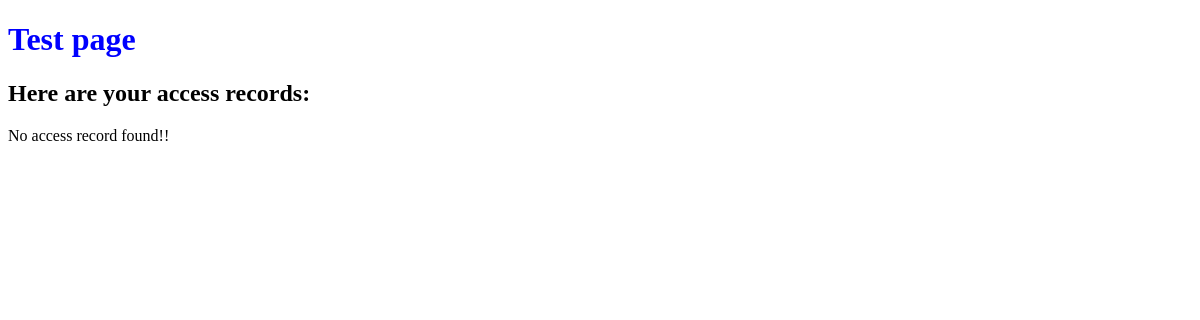
Before: / with the older database file.
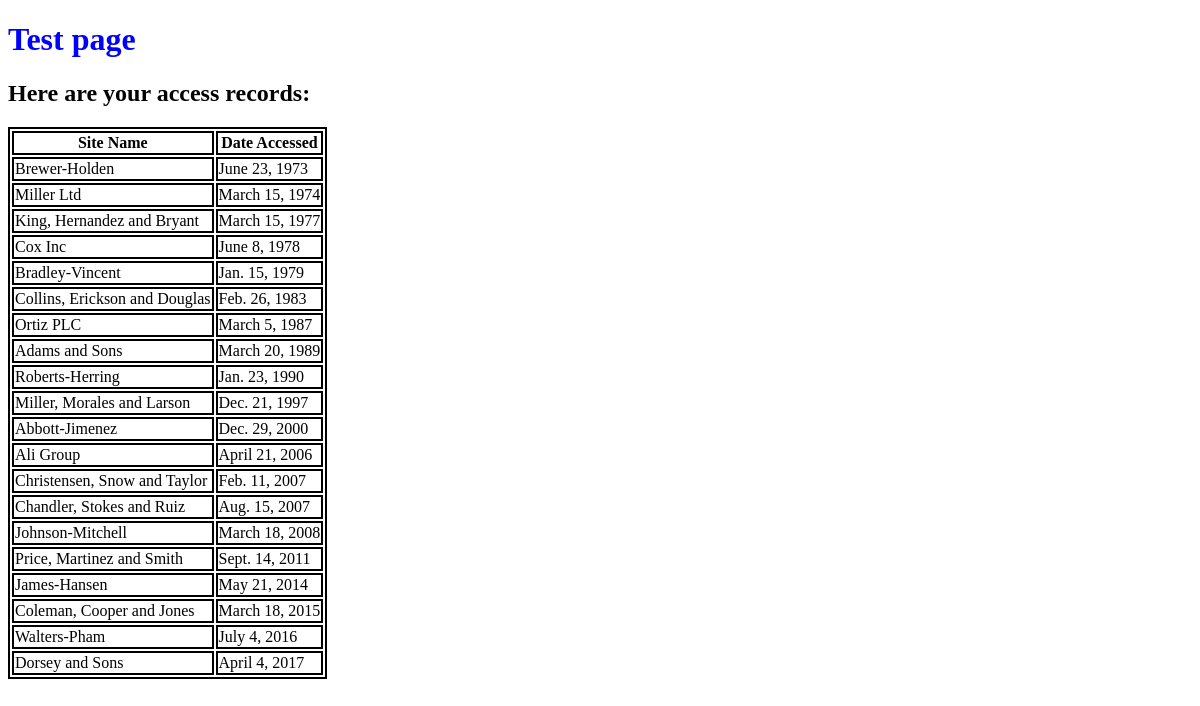
After: the same page with the newer database file.
### first_app/models.py (models this page shows, shortened)
class AccessRecord(models.Model):
    name = models.ForeignKey(Webpage, on_delete=models.DO_NOTHING,)
    date = models.DateField()

class Webpage(models.Model):
    topic = models.ForeignKey(Topic, on_delete=models.DO_NOTHING,)
    name = models.CharField(max_length=264,unique=True)
    url = models.URLField(unique=True)
    def __str__(self):
        return self.name

### first_app/views.py (the view)
# urls.py: url(r'^$', views.index, name = 'index'),
def index(request):
    webpages_list = AccessRecord.objects.order_by('date')
    date_dict = {"access_records":webpages_list}
    return render(request,'first_app/index.html',date_dict)

### templates/first_app/index.html (shortened to what this page needs)
<!DOCTYPE html>
{% load staticfiles %}
<html>
  <head>
    <link rel="stylesheet" href="{% static "css/mystyle.css" %}"/>
  </head>
  <body>
    <h1>Test page</h1>
    <h2>Here are your access records:</h2>
    <div class="djangotwo">
      {% if access_records %}
      <table>
        <thead>
          <th>Site Name</th>
          <th>Date Accessed</th>
        </thead>
        {% for acc in access_records%}
        <tr>
          <td>{{acc.name}}</td>
          <td>{{acc.date}}</td>
        </tr>
        {% endfor %}
      </table>
      {% else %}
      <p> No access record found!! </p>
      {% endif %}
    </div>
  </body>
</html>

### static/css/mystyle.css (style rules this page uses)
h1 { color: blue; }
table, th, td { border: 2px solid black; }

Changed rows visible on the page:
added AccessRecord: name "Brewer-Holden", date "June 23, 1973"
added AccessRecord: name "Miller Ltd", date "March 15, 1974"
added AccessRecord: name "King, Hernandez and Bryant", date "March 15, 1977"
added AccessRecord: name "Cox Inc", date "June 8, 1978"
added AccessRecord: name "Bradley-Vincent", date "Jan. 15, 1979"
added AccessRecord: name "Collins, Erickson and Douglas", date "Feb. 26, 1983"
added AccessRecord: name "Ortiz PLC", date "March 5, 1987"
added AccessRecord: name "Adams and Sons", date "March 20, 1989"
added AccessRecord: name "Roberts-Herring", date "Jan. 23, 1990"
added AccessRecord: name "Miller, Morales and Larson", date "Dec. 21, 1997"
added AccessRecord: name "Abbott-Jimenez", date "Dec. 29, 2000"
added AccessRecord: name "Ali Group", date "April 21, 2006"
added AccessRecord: name "Christensen, Snow and Taylor", date "Feb. 11, 2007"
added AccessRecord: name "Chandler, Stokes and Ruiz", date "Aug. 15, 2007"
added AccessRecord: name "Johnson-Mitchell", date "March 18, 2008"
added AccessRecord: name "Price, Martinez and Smith", date "Sept. 14, 2011"
added AccessRecord: name "James-Hansen", date "May 21, 2014"
added AccessRecord: name "Coleman, Cooper and Jones", date "March 18, 2015"
added AccessRecord: name "Walters-Pham", date "July 4, 2016"
added AccessRecord: name "Dorsey and Sons", date "April 4, 2017"
Other visible differences:
text no longer shown: "No access record found!!"
text now shown: "Site Name Date Accessed"
